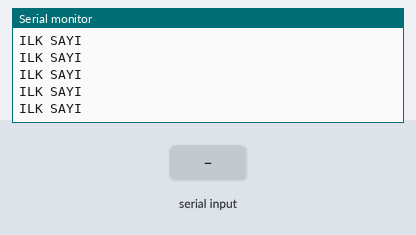
Bench run of a sketch on a simulated Arduino Uno, built with avr-gcc and run on an emulated ATmega328P. Shown: the last lines printed to the serial monitor. Inputs (shaded band) come from the test bench.

Above: at 1.2 s.
1.3 s: "90 45\n" received over Serial
At 2.0 s:
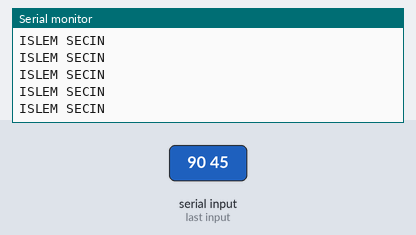
2.8 s: "+" received over Serial
At 3.6 s:
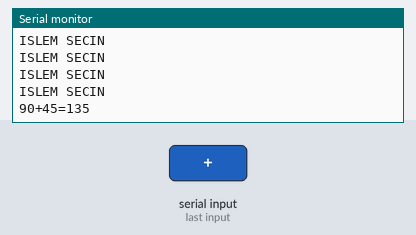

Measured:
- after the input at 1.3 s, the serial monitor: prints a new line after 0.07 s (image 1)
- after the input at 2.8 s, the serial monitor: prints a new line after 0.07 s (image 2)

The sketch:

_2.ino
```cpp
int sonuc,a,b;
char islem;
void setup() {
  Serial.begin(9600);

}

void loop() {
  while(a==0){
  Serial.println("ILK SAYI");
  if(Serial.available()>0){
    a=Serial.parseInt();
  }
 }
 while(b==0){
  Serial.println("IKINCI SAYI");
  if(Serial.available()>0){
    b=Serial.parseInt();
  }
 }
 while(islem==' ');{
  Serial.println("ISLEM SECIN");
  islem=Serial.read();

  if(islem=='+')
  {
    sonuc=a+b;
    Serial.print(a);
    Serial.print("+");
    Serial.print(b);
    Serial.print("=");
    Serial.println(sonuc);
    delay(1500);
  }
  else if(islem == '-')
  {
    sonuc=a-b;
    Serial.print(a);
    Serial.print("-");
    Serial.print(b);
    Serial.print("=");
    Serial.println(sonuc);
    delay(1500);
  }
 }
}
```
